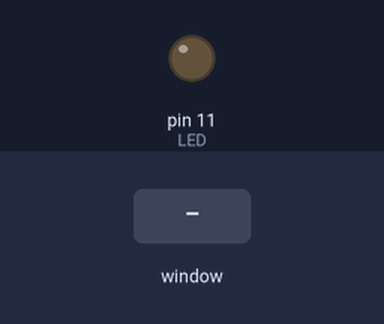
This program was run on a simulated Raspberry Pi (header pin numbers). Parts: output pins drawn as LEDs (lit = HIGH). The test bench sets the inputs (shaded band). The desktop window is not drawn, its controls go by their first labels and the mouse button is held 0.15 s.

Above: at 1.2 s.
1.3 s: control labelled "LED" in the window clicked
At 2.4 s:
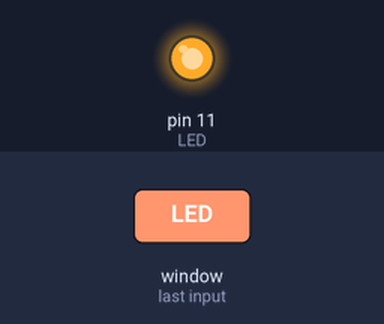
Timing chart, 0 to 4.3 s (numbered marks = the images above; inputs shaded):
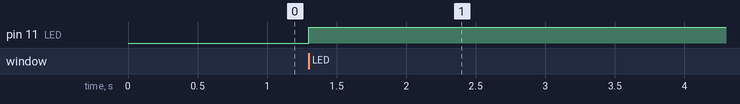

The program:

tk_LED_01.py
```python
import RPi.GPIO as GPIO
import tkinter as tk

GPIO.setmode(GPIO.BOARD)

LED = 11
GPIO.setup(LED, GPIO.OUT, initial=GPIO.LOW)

def func():
    # 入力値を反転して出力
    GPIO.output(LED, not GPIO.input(LED))

root = tk.Tk()

label = tk.Label(root, text='press button')
label.pack()

button = tk.Button(root, text='LED', command=func)
button.pack()

root.mainloop()

GPIO.cleanup()
```

Measured:
- after the input at 1.3 s, pin 11 (LED): LOW → HIGH at once
